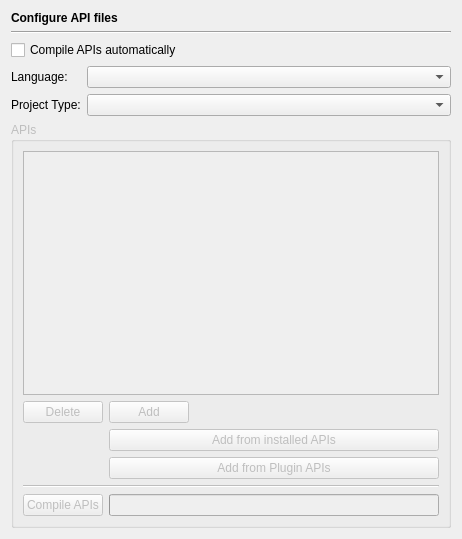
<?xml version="1.0" encoding="UTF-8"?>
<ui version="4.0">
 <class>EditorAPIsPage</class>
 <widget class="QWidget" name="EditorAPIsPage">
  <property name="geometry">
   <rect>
    <x>0</x>
    <y>0</y>
    <width>462</width>
    <height>539</height>
   </rect>
  </property>
  <layout class="QVBoxLayout" name="verticalLayout">
   <item>
    <widget class="QLabel" name="headerLabel">
     <property name="text">
      <string>&lt;b&gt;Configure API files&lt;/b&gt;</string>
     </property>
    </widget>
   </item>
   <item>
    <widget class="Line" name="line5">
     <property name="frameShape">
      <enum>QFrame::HLine</enum>
     </property>
     <property name="frameShadow">
      <enum>QFrame::Sunken</enum>
     </property>
     <property name="orientation">
      <enum>Qt::Horizontal</enum>
     </property>
    </widget>
   </item>
   <item>
    <widget class="QCheckBox" name="apiAutoPrepareCheckBox">
     <property name="toolTip">
      <string>Select to compile the APIs automatically upon loading</string>
     </property>
     <property name="text">
      <string>Compile APIs automatically</string>
     </property>
    </widget>
   </item>
   <item>
    <layout class="QGridLayout" name="gridLayout_2">
     <item row="0" column="0">
      <widget class="QLabel" name="TextLabel1_3_3">
       <property name="toolTip">
        <string/>
       </property>
       <property name="text">
        <string>Language:</string>
       </property>
       <property name="buddy">
        <cstring></cstring>
       </property>
      </widget>
     </item>
     <item row="0" column="1">
      <widget class="QComboBox" name="apiLanguageComboBox">
       <property name="sizePolicy">
        <sizepolicy hsizetype="Expanding" vsizetype="Fixed">
         <horstretch>0</horstretch>
         <verstretch>0</verstretch>
        </sizepolicy>
       </property>
       <property name="toolTip">
        <string>Select the language to be configured.</string>
       </property>
      </widget>
     </item>
     <item row="1" column="0">
      <widget class="QLabel" name="label">
       <property name="text">
        <string>Project Type:</string>
       </property>
      </widget>
     </item>
     <item row="1" column="1">
      <widget class="QComboBox" name="projectTypeComboBox">
       <property name="toolTip">
        <string>Select the project type to be configured</string>
       </property>
      </widget>
     </item>
    </layout>
   </item>
   <item>
    <widget class="QGroupBox" name="apiGroup">
     <property name="enabled">
      <bool>false</bool>
     </property>
     <property name="title">
      <string>APIs</string>
     </property>
     <layout class="QGridLayout" name="gridLayout">
      <item row="0" column="0" colspan="3">
       <widget class="QListWidget" name="apiList">
        <property name="toolTip">
         <string>List of API files</string>
        </property>
        <property name="alternatingRowColors">
         <bool>true</bool>
        </property>
       </widget>
      </item>
      <item row="1" column="0">
       <widget class="QPushButton" name="deleteApiFileButton">
        <property name="toolTip">
         <string>Press to delete the selected file from the list</string>
        </property>
        <property name="text">
         <string>Delete</string>
        </property>
       </widget>
      </item>
      <item row="1" column="1">
       <widget class="QPushButton" name="addApiFileButton">
        <property name="toolTip">
         <string>Press to add the entered file to the list</string>
        </property>
        <property name="text">
         <string>Add</string>
        </property>
       </widget>
      </item>
      <item row="1" column="2">
       <widget class="E5PathPicker" name="apiFilePicker" native="true">
        <property name="sizePolicy">
         <sizepolicy hsizetype="Expanding" vsizetype="Preferred">
          <horstretch>0</horstretch>
          <verstretch>0</verstretch>
         </sizepolicy>
        </property>
        <property name="focusPolicy">
         <enum>Qt::StrongFocus</enum>
        </property>
       </widget>
      </item>
      <item row="2" column="1" colspan="2">
       <widget class="QPushButton" name="addInstalledApiFileButton">
        <property name="toolTip">
         <string>Press to select an API file from the list of installed API files</string>
        </property>
        <property name="text">
         <string>Add from installed APIs</string>
        </property>
       </widget>
      </item>
      <item row="3" column="1" colspan="2">
       <widget class="QPushButton" name="addPluginApiFileButton">
        <property name="toolTip">
         <string>Press to select an API file from the list of API files installed by plugins</string>
        </property>
        <property name="text">
         <string>Add from Plugin APIs</string>
        </property>
       </widget>
      </item>
      <item row="4" column="0" colspan="3">
       <widget class="Line" name="line">
        <property name="orientation">
         <enum>Qt::Horizontal</enum>
        </property>
       </widget>
      </item>
      <item row="5" column="0">
       <widget class="QPushButton" name="prepareApiButton">
        <property name="toolTip">
         <string>Press to compile the selected APIs definition</string>
        </property>
        <property name="text">
         <string>Compile APIs</string>
        </property>
       </widget>
      </item>
      <item row="5" column="1" colspan="2">
       <widget class="QProgressBar" name="prepareApiProgressBar">
        <property name="value">
         <number>0</number>
        </property>
        <property name="textVisible">
         <bool>false</bool>
        </property>
        <property name="orientation">
         <enum>Qt::Horizontal</enum>
        </property>
       </widget>
      </item>
     </layout>
    </widget>
   </item>
  </layout>
 </widget>
 <customwidgets>
  <customwidget>
   <class>E5PathPicker</class>
   <extends>QWidget</extends>
   <header>E5Gui/E5PathPicker.h</header>
   <container>1</container>
  </customwidget>
 </customwidgets>
 <tabstops>
  <tabstop>apiAutoPrepareCheckBox</tabstop>
  <tabstop>apiLanguageComboBox</tabstop>
  <tabstop>projectTypeComboBox</tabstop>
  <tabstop>apiList</tabstop>
  <tabstop>deleteApiFileButton</tabstop>
  <tabstop>addApiFileButton</tabstop>
  <tabstop>apiFilePicker</tabstop>
  <tabstop>addInstalledApiFileButton</tabstop>
  <tabstop>addPluginApiFileButton</tabstop>
  <tabstop>prepareApiButton</tabstop>
 </tabstops>
 <resources/>
 <connections/>
</ui>
